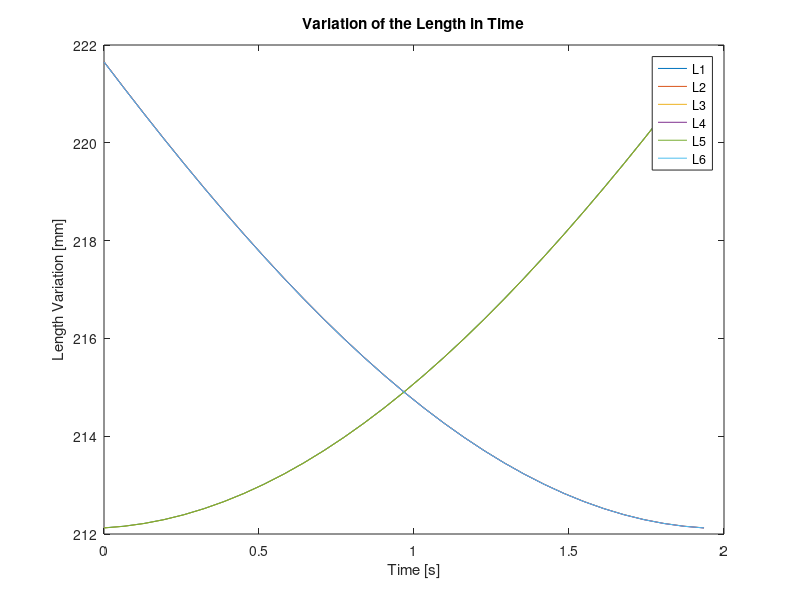

Recreate this plot in MATLAB.
%Parameters
clear all;
clc;
%Angles
x=0;
y=0;
z=0;
 
%Points on the Base coordinates of bottom platform
a1=[13.5, 76.4,   0]; 
a2=[-13.5, 76.4,  0]; 
a3=[-72.9, -26.5, 0]; %a3
a4=[-59.4, -49.88,0];%a4
a5=[59.4, -49.88, 0]; %
a6=[72.9, -26.5,  0];%a4
   
%Points on the top platform %L3 vs L6 L1vs L2 L4vs L5

b1=[32.53,  34.9,  0];
b2=[-32.53, 34.9,  0];
b3=[-46.48 ,10.72  0];
b4=[-13.96, -45.62,0];
b5=[13.96, -45.62, 0];
b6=[46.48, 10.72,  0];
 
%Home Position zero position
P=[0, 0, 210]; %initial position 214.3055 middle y 
 
%Rotational Matrix-0.5655 
vec_y=linspace(-0.5655, 0.5655, 31);
vec_x=linspace(-0.539,  0.539,  31);
vec_z=linspace(-1.395,  1.395,  31); %+10 to -10 deg 0.18600 max limit

counter=0;
for i=0:1:30
    j=i+1;
    counter=counter+1;
        %z=0;
        z=vec_x(counter); %
        Rz=[cos(z) -sin(z)   0;
            sin(z) cos(z)   0;
             0       0      1];
 
    y=0;%     0.5655rad -32.4   32.4degree
    %y=vec_y(counter);
    Ry=[cos(y)  0    sin(y);
        0       1        0; 
        -sin(y) 0   cos(y)];
   

  % x=vec_x(counter); %x is -0.687   0.539 rad ______-39.36   30.9 deg 25.15 l3l1l2l6
    x=0.0;
    Rx=[1       0               0;
        0       cos(x)         -sin(x); 
        0       sin(x)         cos(x);];
    

    
    R=Ry*Rx*Rz; %whole rotational matrix
 %lengh vector position   
%[ R1_1*b1 + R2_1*b2 + R3_1*b3, R1_2*b1 + R2_2*b2 + R3_2*b3, R1_3*b1 + R2_3*b2 + R3_3*b3]
% 25.15         -22.13

Pb1=b1*R+P;
Pb2=b2*R+P;
Pb3=b3*R+P;
Pb4=b4*R+P;
Pb5=b5*R+P;
Pb6=b6*R+P;

L1(j)=sqrt((Pb1(1)-a1(1))^2+(Pb1(2)-a1(2))^2+(Pb1(3)-a1(3))^2); %116min-166 160-400
L2(j)=sqrt((Pb2(1)-a2(1))^2+(Pb2(2)-a2(2))^2+(Pb2(3)-a2(3))^2);
L3(j)=sqrt((Pb3(1)-a3(1))^2+(Pb3(2)-a3(2))^2+(Pb3(3)-a3(3))^2);
L4(j)=sqrt((Pb4(1)-a4(1))^2+(Pb4(2)-a4(2))^2+(Pb4(3)-a4(3))^2);
L5(j)=sqrt((Pb5(1)-a5(1))^2+(Pb5(2)-a5(2))^2+(Pb5(3)-a5(3))^2);
L6(j)=sqrt((Pb6(1)-a6(1))^2+(Pb6(2)-a6(2))^2+(Pb6(3)-a6(3))^2);



 [max(L1) max(L2) max(L3) max(L4) max(L5) max(L6)]
 [min(L1) min(L2) min(L3) min(L4) min(L5) min(L6)]

end
 
% %Time and Time Step
s=2/31; %31 different angle
t=0:s:1.99; 
figure;
%Plotting L(t) 
plot(t,L1)
hold on
plot(t,L2)
plot(t,L3)
plot(t,L4)
plot(t,L5)
plot(t,L6)
title('Variation of the Length in Time')
xlabel('Time [s]')
ylabel('Length Variation [mm]')
legend('L1', 'L2', 'L3', 'L4', 'L5', 'L6')
text(0.6,170, 'x=0, y=-0.5655 to 0.5655 rad z=139.4', 'Color', 'black')
%text(0.8,168, 'g(x) = 5*sin(x)+5', 'Color', 'black')

% %Velosities
% v1(1)=(L1(2)-L1(1))/s;
% v2(1)=(L2(2)-L2(1))/s;
% v3(1)=(L3(2)-L3(1))/s;
% v4(1)=(L4(2)-L4(1))/s;
% v5(1)=(L5(2)-L5(1))/s;
% v6(1)=(L6(2)-L6(1))/s;
%  
% for k=2:1:31
%     v1(k)=(L1(k)-L1(k-1))/s;
%     v2(k)=(L2(k)-L2(k-1))/s;
%     v3(k)=(L3(k)-L3(k-1))/s;
%     v4(k)=(L4(k)-L4(k-1))/s;
%     v5(k)=(L5(k)-L5(k-1))/s;
%     v6(k)=(L6(k)-L6(k-1))/s;
% end
 
% %Plotting v(t) 
% figure;
% plot(t,v1);
% hold on
% plot(t,v2);
% plot(t,v3);
% plot(t,v4);
% plot(t,v5);
% plot(t,v6);
% title('Variation of the Velosity');
% xlabel('Time [s]');
% ylabel('Velosity Variation [mm/s]');
% legend('v1', 'v2', 'v3', 'v4', 'v5', 'v6');
% clear all;
% clc;
% R = sym ('R', [3 3])
% b = sym ('b', [1 3])
% Pb1=b*R

%  clear all;
%  clc;
%  
%  Rx = sym ('Rx', [3 3])
%  Ry = sym ('Ry', [3 3])
%  Rz = sym ('Rz', [3 3])
%  R=Rz*Ry*Rx

